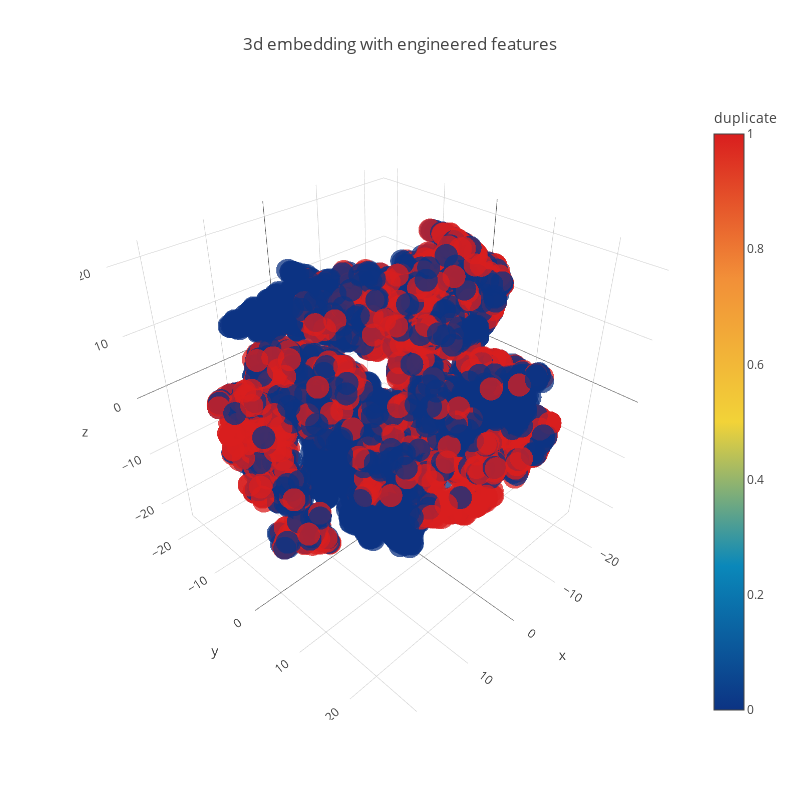

The code cell stored with this chart in its notebook:
### Code cell
trace1 = go.Scatter3d(
    x=tsne3d[:,0],
    y=tsne3d[:,1],
    z=tsne3d[:,2],
    mode='markers',
    marker=dict(
        sizemode='diameter',
        color = y,
        colorscale = 'Portland',
        colorbar = dict(title = 'duplicate'),
        line=dict(color='rgb(255, 255, 255)'),
        opacity=0.75
    )
)

data=[trace1]
layout=dict(height=800, width=800, title='3d embedding with engineered features')
fig=dict(data=data, layout=layout)
py.iplot(fig, filename='3DBubble')

### Figure 1 — Plotly figure (JSON) as saved in the notebook; plotly's stock layout.template omitted (floating-point values rounded to 4 significant figures; data arrays with more than 128 entries replaced by an {"elided": "..."} marker saying what was removed)
{"data": [{"marker": {"color": {"elided": "8000 int values"}, "colorbar": {"title": {"text": "duplicate"}}, "colorscale": "Portland", "line": {"color": "rgb(255, 255, 255)"}, "opacity": 0.75, "sizemode": "diameter"}, "mode": "markers", "type": "scatter3d", "uid": "bb0da0eb-4529-4c72-96f9-7829476b1415", "x": {"elided": "8000 float values"}, "y": {"elided": "8000 float values"}, "z": {"elided": "8000 float values"}}], "layout": {"height": 800, "title": {"text": "3d embedding with engineered features"}, "width": 800}}
